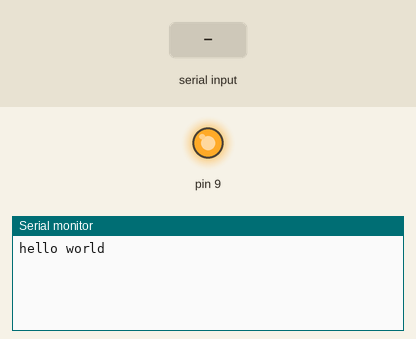
The sketch below on a simulated Arduino Uno, built with avr-gcc and run on an emulated ATmega328P. On the bench: output pins drawn as LEDs (lit = HIGH), the last lines printed to the serial monitor. The inputs (shaded band) are chosen by the test bench.

Above: at 1.2 s.
1.3 s: "l" received over the second serial link
At 1.9 s:
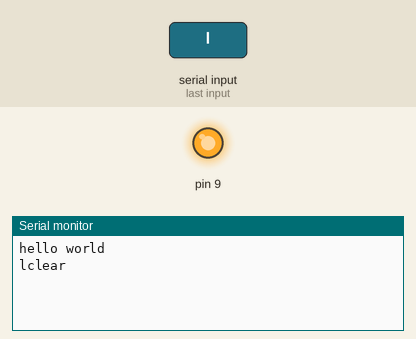
2.8 s: "1" received over the second serial link
At 4.3 s:
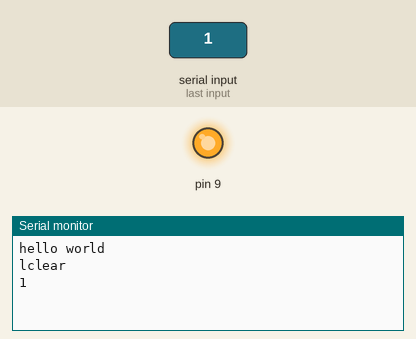

Measured:
- after the input at 1.3 s, the serial monitor: prints a new line at once (image 1)
- after the input at 2.8 s, the serial monitor: prints a new line at once (image 2)

The sketch:

working_bluetooth_text_transfer.ino
```cpp
#include<SoftwareSerial.h>

SoftwareSerial BT(10,11); //connect rx->11 tx->10
char data;

void setup()
{
  pinMode(9,OUTPUT);
  digitalWrite(9,HIGH);
  Serial.begin(38400);
  BT.begin(38400);
  Serial.println("hello world");
}
void loop()
{
  if(BT.available()){
    data = BT.read();
Serial.print(data);
  }

  if(data == 'l'){
    data = ' ';
    Serial.println("clear");
  }
}
```
